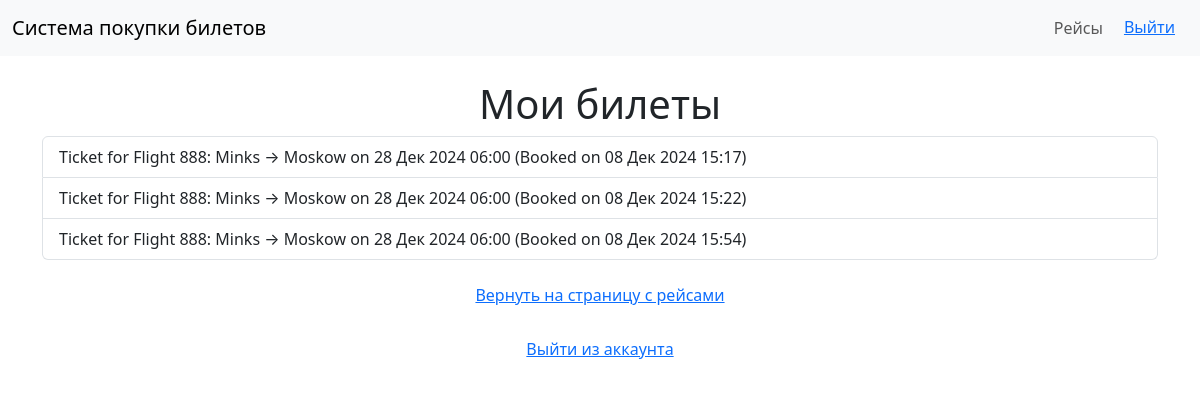
/flights/my-tickets/ (signed in), run on the app's committed database.
### flights/models.py (models this page shows, shortened)
class Ticket(models.Model):
    user = models.ForeignKey(User, on_delete=models.CASCADE)
    flight = models.ForeignKey(Flight, on_delete=models.CASCADE)
    purchase_date = models.DateTimeField(auto_now_add=True)

class Flight(models.Model):
    flight_number = models.CharField(max_length=10, unique=True)
    departure = models.CharField(max_length=100)
    destination = models.CharField(max_length=100)
    date = models.DateTimeField()
    price = models.DecimalField(max_digits=10, decimal_places=2)

### flights/views.py (the view)
# urls.py: path('my-tickets/', views.my_tickets, name='my_tickets'),
@login_required
def my_tickets(request):
    tickets = Ticket.objects.filter(user=request.user)
    return render(request, 'flights/my_tickets.html', {'tickets': tickets})

### flights/templates/flights/my_tickets.html (shortened to what this page needs)
{% extends 'base.html' %}
{% block content %}
    <h1 class="text-center">Мои билеты</h1>
    <ul class="list-group">
        {% for ticket in tickets %}
        <li class="list-group-item">
            Ticket for Flight {{ ticket.flight.flight_number }}:
            {{ ticket.flight.departure }} → {{ ticket.flight.destination }} on {{ ticket.flight.date|date:"d M Y H:i" }}
            (Booked on {{ ticket.purchase_date|date:"d M Y H:i" }})
        </li>
        {% empty %}
        <li class="list-group-item">У вас нет билетов.</li>
        {% endfor %}
    </ul>
    <a href="{% url 'flights:flight_list' %}" class="btn btn-link mt-3 d-block">Вернуть на страницу с рейсами</a>
    <a href="{% url 'users:logout' %}" class="btn btn-link mt-3 d-block">Выйти из аккаунта</a>
{% endblock %}

### templates/base.html (shortened to what this page needs)
<!DOCTYPE html>
<html lang="en">
<head>
    <link href="https://cdn.jsdelivr.net/npm/bootstrap@5.3.0-alpha1/dist/css/bootstrap.min.css" rel="stylesheet">
</head>
<body>
    <nav class="navbar navbar-expand-lg navbar-light bg-light">
        <div class="container-fluid">
            <a class="navbar-brand" href="{% url 'flights:flight_list' %}">Система покупки билетов</a>
            <div class="collapse navbar-collapse" id="navbarNav">
                <ul class="navbar-nav ms-auto">
                    {% if user.is_authenticated %}
                        <li class="nav-item">
                            <a class="nav-link" href="{% url 'flights:flight_list' %}">Рейсы</a>
                        </li>
                        <li class="nav-item">
                            <a href="{% url 'users:logout' %}?next={% url 'users:login' %}" class="btn btn-link">Выйти</a>
                        </li>
                    {% endif %}
                </ul>
            </div>
        </div>
    </nav>
    <div class="container mt-4">
        {% block content %}{% endblock %}
    </div>
</body>
</html>

### data on the page
Ticket: flight.flight_number "888", flight.departure "Minks", flight.destination "Moskow", flight "28 Дек 2024 06:00", purchase_date "08 Дек 2024 15:17"
Ticket: flight.flight_number "888", flight.departure "Minks", flight.destination "Moskow", flight "28 Дек 2024 06:00", purchase_date "08 Дек 2024 15:22"
Ticket: flight.flight_number "888", flight.departure "Minks", flight.destination "Moskow", flight "28 Дек 2024 06:00", purchase_date "08 Дек 2024 15:54"
